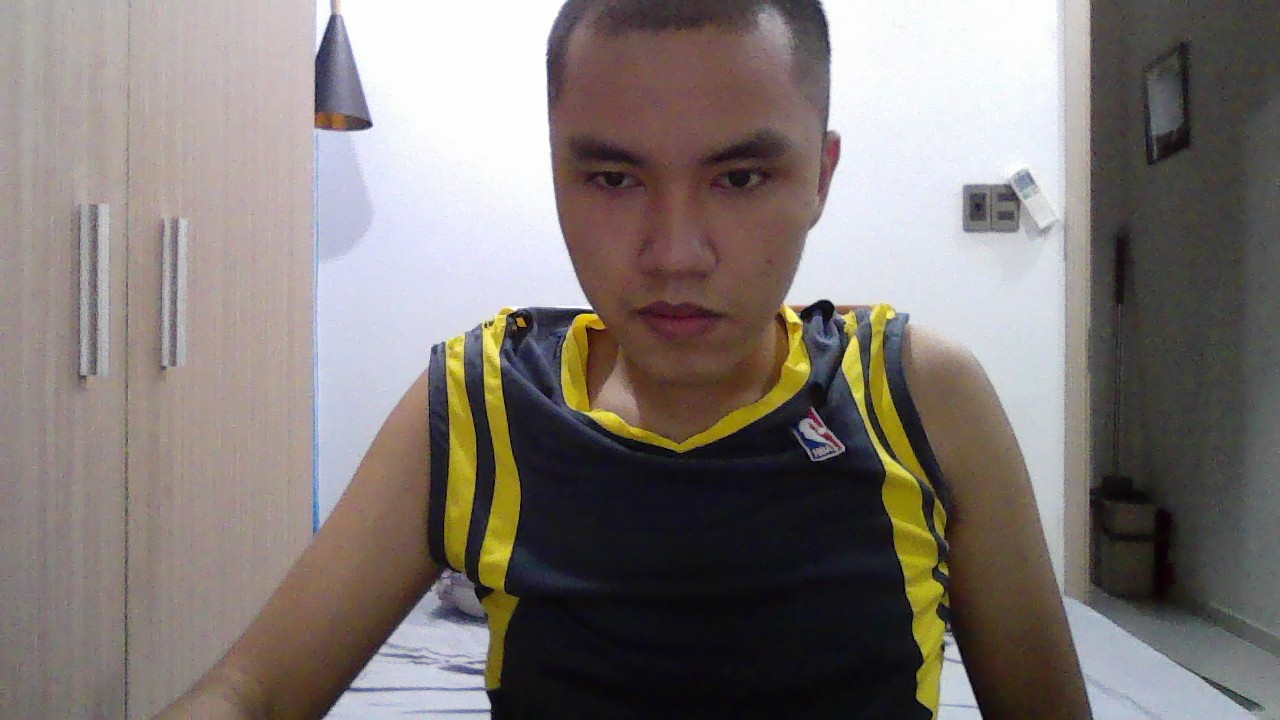
#> input picture Bai1/Capture.jpg, 1280 x 720 px, found by its file name
$ python histogram.py
#> lines starting #> are read from the running program, lines starting #| are printed output that depends on the picture
import cv2 as cv
import numpy as np
import matplotlib.pyplot  as plt
import time

img=cv.imread('D:\COMPUTER_VISION_TEAMWORK\Code_bai_1\Capture.jpg',cv.IMREAD_GRAYSCALE)
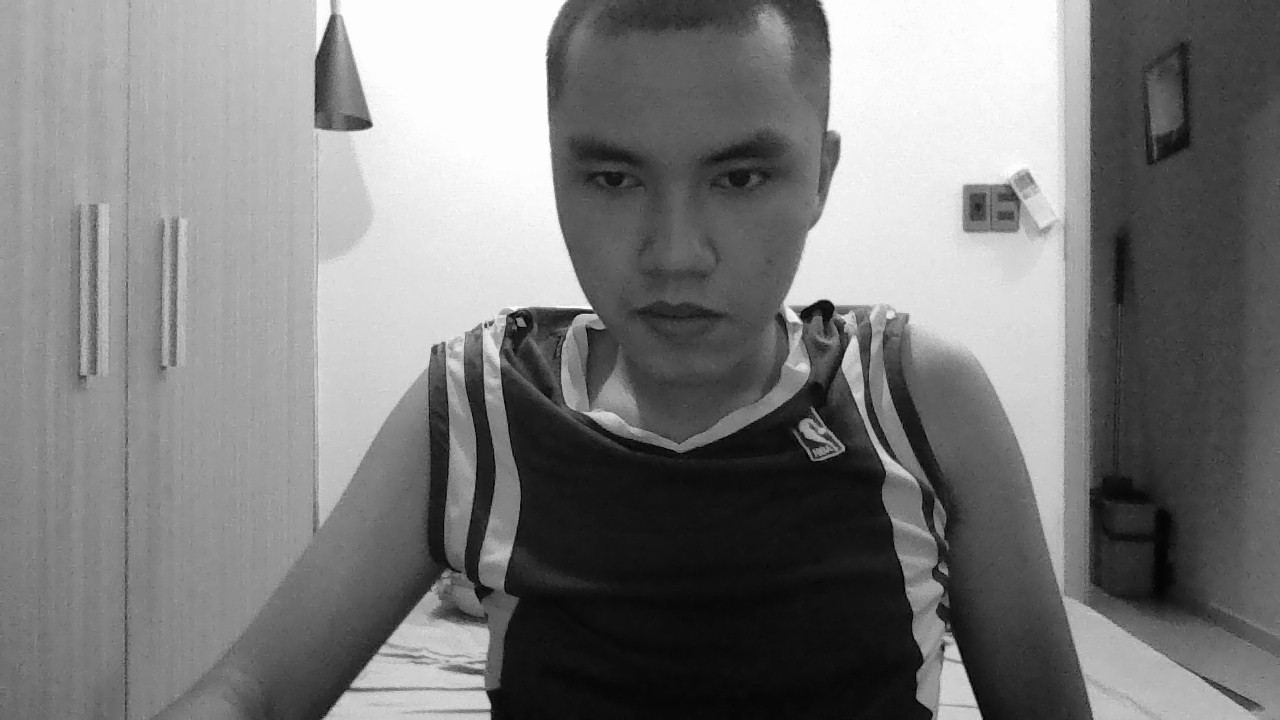
#> img: shape (720, 1280); min 0, max 255, mean 123
print(img.shape)
#| (720, 1280)
cv.imshow('Image',img)

cv.waitKey(0)
cv.destroyAllWindows()


hist = cv.calcHist([img], [0], None, [256], [0, 256])
#> hist = 256 values, max 30347 at index 253, min 27 at index 1, mean 3600
plt.figure()
plt.title("Grayscale Histogram")
plt.xlabel("Bins")
plt.ylabel("number of Pixels")
plt.plot(hist)
plt.xlim([0, 256])
plt.grid(visible=True)
plt.show(block=False)
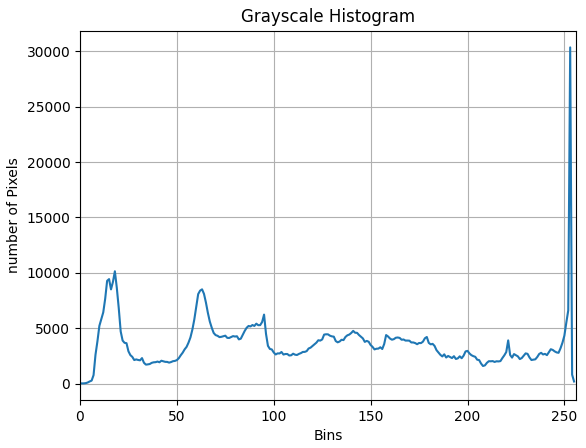
#> figure drawn by matplotlib, 1 panel; curve peaks at x = 253, y = 30347
plt.pause(20)
plt.close()
